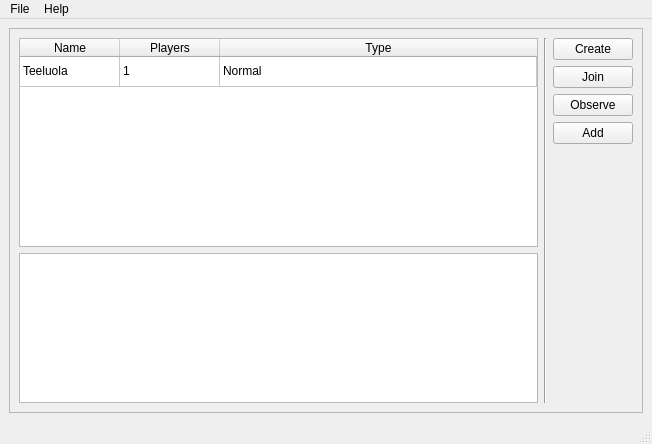
<?xml version="1.0" encoding="UTF-8"?>
<ui version="4.0">
 <class>ServerBrowser</class>
 <widget class="QMainWindow" name="ServerBrowser">
  <property name="geometry">
   <rect>
    <x>0</x>
    <y>0</y>
    <width>652</width>
    <height>444</height>
   </rect>
  </property>
  <property name="windowTitle">
   <string>PNB - Server browser</string>
  </property>
  <widget class="QWidget" name="centralwidget">
   <layout class="QGridLayout" name="gridLayout_2">
    <item row="0" column="0">
     <widget class="QScrollArea" name="scrollArea">
      <property name="minimumSize">
       <size>
        <width>400</width>
        <height>140</height>
       </size>
      </property>
      <property name="widgetResizable">
       <bool>true</bool>
      </property>
      <widget class="QWidget" name="scrollAreaWidgetContents">
       <property name="geometry">
        <rect>
         <x>0</x>
         <y>0</y>
         <width>632</width>
         <height>382</height>
        </rect>
       </property>
       <layout class="QGridLayout" name="gridLayout">
        <item row="1" column="2">
         <widget class="QPushButton" name="pushButtonJoin">
          <property name="text">
           <string>Join</string>
          </property>
         </widget>
        </item>
        <item row="0" column="2">
         <widget class="QPushButton" name="pushButtonCreate">
          <property name="text">
           <string>Create</string>
          </property>
         </widget>
        </item>
        <item row="3" column="2">
         <widget class="QPushButton" name="pushButtonAdd">
          <property name="text">
           <string>Add</string>
          </property>
         </widget>
        </item>
        <item row="0" column="0" rowspan="5">
         <widget class="QTableWidget" name="tableWidgetServers">
          <property name="enabled">
           <bool>true</bool>
          </property>
          <property name="sizeAdjustPolicy">
           <enum>QAbstractScrollArea::AdjustIgnored</enum>
          </property>
          <property name="editTriggers">
           <set>QAbstractItemView::NoEditTriggers</set>
          </property>
          <property name="selectionMode">
           <enum>QAbstractItemView::SingleSelection</enum>
          </property>
          <property name="selectionBehavior">
           <enum>QAbstractItemView::SelectRows</enum>
          </property>
          <property name="showGrid">
           <bool>true</bool>
          </property>
          <property name="sortingEnabled">
           <bool>true</bool>
          </property>
          <property name="cornerButtonEnabled">
           <bool>true</bool>
          </property>
          <attribute name="horizontalHeaderCascadingSectionResizes">
           <bool>false</bool>
          </attribute>
          <attribute name="horizontalHeaderStretchLastSection">
           <bool>true</bool>
          </attribute>
          <attribute name="verticalHeaderVisible">
           <bool>false</bool>
          </attribute>
          <attribute name="verticalHeaderCascadingSectionResizes">
           <bool>false</bool>
          </attribute>
          <attribute name="verticalHeaderStretchLastSection">
           <bool>false</bool>
          </attribute>
          <row>
           <property name="text">
            <string>1</string>
           </property>
          </row>
          <column>
           <property name="text">
            <string>Name</string>
           </property>
          </column>
          <column>
           <property name="text">
            <string>Players</string>
           </property>
          </column>
          <column>
           <property name="text">
            <string>Type</string>
           </property>
          </column>
          <item row="0" column="0">
           <property name="text">
            <string>Teeluola</string>
           </property>
          </item>
          <item row="0" column="1">
           <property name="text">
            <string>1</string>
           </property>
          </item>
          <item row="0" column="2">
           <property name="text">
            <string>Normal</string>
           </property>
          </item>
         </widget>
        </item>
        <item row="2" column="2">
         <widget class="QPushButton" name="pushButtonObserve">
          <property name="text">
           <string>Observe</string>
          </property>
         </widget>
        </item>
        <item row="5" column="0">
         <widget class="QTextEdit" name="textEditServerInfo">
          <property name="maximumSize">
           <size>
            <width>16777215</width>
            <height>150</height>
           </size>
          </property>
         </widget>
        </item>
        <item row="0" column="1" rowspan="6">
         <widget class="Line" name="lineSplit">
          <property name="orientation">
           <enum>Qt::Vertical</enum>
          </property>
         </widget>
        </item>
       </layout>
      </widget>
     </widget>
    </item>
   </layout>
  </widget>
  <widget class="QMenuBar" name="menubar">
   <property name="geometry">
    <rect>
     <x>0</x>
     <y>0</y>
     <width>652</width>
     <height>20</height>
    </rect>
   </property>
   <widget class="QMenu" name="menuFile">
    <property name="title">
     <string>File</string>
    </property>
    <addaction name="actionQuit"/>
   </widget>
   <widget class="QMenu" name="menuHelp">
    <property name="title">
     <string>Help</string>
    </property>
    <addaction name="actionAbout"/>
   </widget>
   <addaction name="menuFile"/>
   <addaction name="menuHelp"/>
  </widget>
  <widget class="QStatusBar" name="statusbar"/>
  <action name="actionAbout">
   <property name="text">
    <string>About...</string>
   </property>
  </action>
  <action name="actionQuit">
   <property name="text">
    <string>Quit</string>
   </property>
  </action>
 </widget>
 <resources/>
 <connections/>
</ui>
